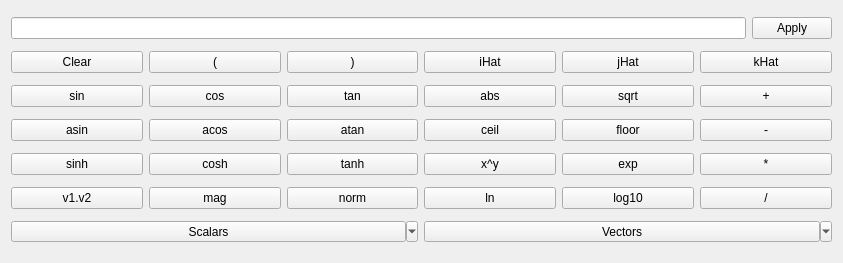
<?xml version="1.0" encoding="UTF-8"?>
<ui version="4.0">
 <class>CalculatorWidget</class>
 <widget class="QWidget" name="CalculatorWidget">
  <property name="geometry">
   <rect>
    <x>0</x>
    <y>0</y>
    <width>843</width>
    <height>263</height>
   </rect>
  </property>
  <property name="windowTitle">
   <string>Form</string>
  </property>
  <layout class="QGridLayout" name="gridLayout">
   <item row="5" column="0">
    <widget class="QPushButton" name="sinhBtn">
     <property name="text">
      <string>sinh</string>
     </property>
    </widget>
   </item>
   <item row="5" column="2">
    <widget class="QPushButton" name="tanhBtn">
     <property name="text">
      <string>tanh</string>
     </property>
    </widget>
   </item>
   <item row="3" column="5">
    <widget class="QPushButton" name="addBtn">
     <property name="text">
      <string>+</string>
     </property>
    </widget>
   </item>
   <item row="2" column="4">
    <widget class="QPushButton" name="jHatBtn">
     <property name="text">
      <string>jHat</string>
     </property>
    </widget>
   </item>
   <item row="2" column="2">
    <widget class="QPushButton" name="rightBraceBtn">
     <property name="text">
      <string>)</string>
     </property>
    </widget>
   </item>
   <item row="4" column="5">
    <widget class="QPushButton" name="subtractBtn">
     <property name="text">
      <string>-</string>
     </property>
    </widget>
   </item>
   <item row="2" column="0">
    <widget class="QPushButton" name="clearBtn">
     <property name="text">
      <string>Clear</string>
     </property>
    </widget>
   </item>
   <item row="5" column="4">
    <widget class="QPushButton" name="expBtn">
     <property name="text">
      <string>exp</string>
     </property>
    </widget>
   </item>
   <item row="6" column="4">
    <widget class="QPushButton" name="log10Btn">
     <property name="text">
      <string>log10</string>
     </property>
    </widget>
   </item>
   <item row="2" column="3">
    <widget class="QPushButton" name="iHatBtn">
     <property name="text">
      <string>iHat</string>
     </property>
    </widget>
   </item>
   <item row="5" column="5">
    <widget class="QPushButton" name="multiplyBtn">
     <property name="text">
      <string>*</string>
     </property>
    </widget>
   </item>
   <item row="3" column="4">
    <widget class="QPushButton" name="sqrtBtn">
     <property name="text">
      <string>sqrt</string>
     </property>
    </widget>
   </item>
   <item row="4" column="4">
    <widget class="QPushButton" name="floorBtn">
     <property name="text">
      <string>floor</string>
     </property>
    </widget>
   </item>
   <item row="6" column="5">
    <widget class="QPushButton" name="divideBtn">
     <property name="text">
      <string>/</string>
     </property>
    </widget>
   </item>
   <item row="2" column="1">
    <widget class="QPushButton" name="leftBraceBtn">
     <property name="text">
      <string>(</string>
     </property>
    </widget>
   </item>
   <item row="3" column="0">
    <widget class="QPushButton" name="sinBtn">
     <property name="text">
      <string>sin</string>
     </property>
    </widget>
   </item>
   <item row="2" column="5">
    <widget class="QPushButton" name="kHatBtn">
     <property name="text">
      <string>kHat</string>
     </property>
    </widget>
   </item>
   <item row="6" column="2">
    <widget class="QPushButton" name="normBtn">
     <property name="text">
      <string>norm</string>
     </property>
    </widget>
   </item>
   <item row="4" column="2">
    <widget class="QPushButton" name="atanBtn">
     <property name="text">
      <string>atan</string>
     </property>
    </widget>
   </item>
   <item row="6" column="1">
    <widget class="QPushButton" name="magBtn">
     <property name="text">
      <string>mag</string>
     </property>
    </widget>
   </item>
   <item row="3" column="3">
    <widget class="QPushButton" name="absBtn">
     <property name="text">
      <string>abs</string>
     </property>
    </widget>
   </item>
   <item row="6" column="0">
    <widget class="QPushButton" name="v1v2Btn">
     <property name="text">
      <string>v1.v2</string>
     </property>
    </widget>
   </item>
   <item row="3" column="2">
    <widget class="QPushButton" name="tanBtn">
     <property name="text">
      <string>tan</string>
     </property>
    </widget>
   </item>
   <item row="5" column="1">
    <widget class="QPushButton" name="coshBtn">
     <property name="text">
      <string>cosh</string>
     </property>
    </widget>
   </item>
   <item row="4" column="0">
    <widget class="QPushButton" name="asinBtn">
     <property name="text">
      <string>asin</string>
     </property>
    </widget>
   </item>
   <item row="6" column="3">
    <widget class="QPushButton" name="lnBtn">
     <property name="text">
      <string>ln</string>
     </property>
    </widget>
   </item>
   <item row="5" column="3">
    <widget class="QPushButton" name="xExpYBtn">
     <property name="text">
      <string>x^y</string>
     </property>
    </widget>
   </item>
   <item row="4" column="3">
    <widget class="QPushButton" name="ceilBtn">
     <property name="text">
      <string>ceil</string>
     </property>
    </widget>
   </item>
   <item row="4" column="1">
    <widget class="QPushButton" name="acosBtn">
     <property name="text">
      <string>acos</string>
     </property>
    </widget>
   </item>
   <item row="3" column="1">
    <widget class="QPushButton" name="cosBtn">
     <property name="text">
      <string>cos</string>
     </property>
    </widget>
   </item>
   <item row="7" column="0" colspan="3">
    <widget class="QToolButton" name="scalarsBtn">
     <property name="sizePolicy">
      <sizepolicy hsizetype="Minimum" vsizetype="Fixed">
       <horstretch>0</horstretch>
       <verstretch>0</verstretch>
      </sizepolicy>
     </property>
     <property name="focusPolicy">
      <enum>Qt::StrongFocus</enum>
     </property>
     <property name="text">
      <string>Scalars</string>
     </property>
     <property name="popupMode">
      <enum>QToolButton::MenuButtonPopup</enum>
     </property>
    </widget>
   </item>
   <item row="7" column="3" colspan="3">
    <widget class="QToolButton" name="vectorsBtn">
     <property name="sizePolicy">
      <sizepolicy hsizetype="Preferred" vsizetype="Fixed">
       <horstretch>0</horstretch>
       <verstretch>0</verstretch>
      </sizepolicy>
     </property>
     <property name="text">
      <string>Vectors</string>
     </property>
     <property name="popupMode">
      <enum>QToolButton::MenuButtonPopup</enum>
     </property>
    </widget>
   </item>
   <item row="1" column="0" colspan="6">
    <layout class="QHBoxLayout" name="horizontalLayout_2">
     <property name="leftMargin">
      <number>0</number>
     </property>
     <property name="topMargin">
      <number>0</number>
     </property>
     <item>
      <widget class="QLineEdit" name="equation">
       <property name="readOnly">
        <bool>false</bool>
       </property>
      </widget>
     </item>
     <item>
      <widget class="QPushButton" name="applyChangesBtn">
       <property name="text">
        <string>Apply</string>
       </property>
      </widget>
     </item>
    </layout>
   </item>
  </layout>
 </widget>
 <resources/>
 <connections/>
</ui>
